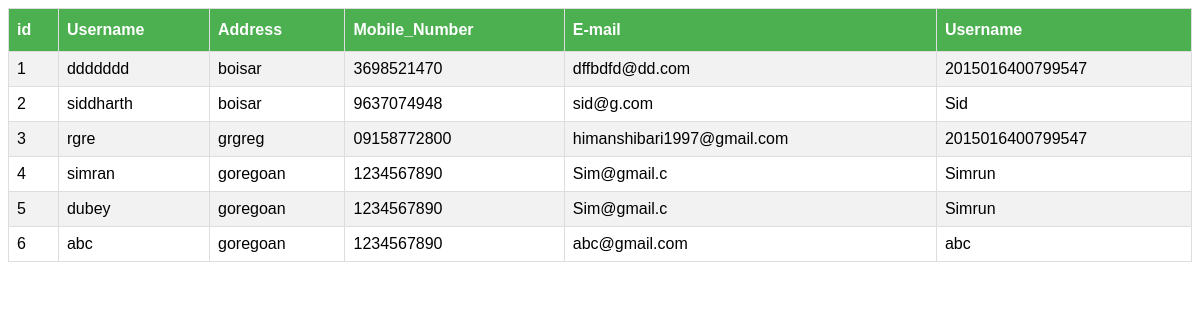
Page /php/menbers.php on the committed database.
### tables this page shows
CREATE TABLE `registration` (
  `ID` int(11) NOT NULL,
  `Name` varchar(100) NOT NULL,
  `Address` varchar(100) NOT NULL,
  `MobileNo` varchar(100) NOT NULL,
  `Email_ID` varchar(100) NOT NULL,
  `UserName` varchar(100) NOT NULL,
  `Password` varchar(100) NOT NULL,
  `R_Password` varchar(100) NOT NULL,
  `role` varchar(100) NOT NULL
);

### php/menbers.php (the view, shortened to what this page needs)
<html>
    <head>
    </head>
    <body>
<?php
$link = mysqli_connect("localhost", "root", "", "cancercare");
$sql = "SELECT * FROM registration";
if($result = mysqli_query($link, $sql)){
    if(mysqli_num_rows($result) > 0){
        echo "<table id='customers'>";
            echo "<tr>";
                echo "<th>id</th>";
                echo "<th>Username</th>";
                echo "<th>Address</th>";
                echo "<th>Mobile_Number</th>";
                echo "<th>E-mail</th>";
                echo "<th>Username</th>";
            echo "</tr>";
        while($row = mysqli_fetch_array($result)){
            echo "<tr>";
                echo "<td>" . $row['ID'] . "</td>";
                echo "<td>" . $row['Name'] . "</td>";
                echo "<td>" . $row['Address'] . "</td>";
                echo "<td>" . $row['MobileNo'] . "</td>";
                echo "<td>" . $row['Email_ID'] . "</td>";
                echo "<td>" . $row['UserName'] . "</td>";
            echo "</tr>";
        }
        echo "</table>";
    } else{
        echo "No records matching your query were found.";
    }
} else{
    echo "ERROR: Could not able to execute $sql. " . mysqli_error($link);
}
?>
</body>
</html>

### php/menbers.php (style rules this page uses)
#customers { font-family: "Trebuchet MS", Arial, Helvetica, sans-serif; border-collapse: collapse; width: 100%; }
#customers td, #customers th { border: 1px solid #ddd; padding: 8px; }
#customers tr:nth-child(even) { background-color: #f2f2f2; }
#customers th { padding-top: 12px; padding-bottom: 12px; text-align: left; background-color: #4CAF50; color: white; }

### rows in the picture
registration: ID "1", Name "ddddddd", Address "boisar", MobileNo "3698521470", Email_ID "dffbdfd@dd.com", UserName "2015016400799547"
registration: ID "2", Name "siddharth", Address "boisar", MobileNo "9637074948", Email_ID "sid@g.com", UserName "Sid"
registration: ID "3", Name "rgre", Address "grgreg", MobileNo "09158772800", Email_ID "himanshibari1997@gmail.com", UserName "2015016400799547"
registration: ID "4", Name "simran", Address "goregoan", MobileNo "1234567890", Email_ID "Sim@gmail.c", UserName "Simrun"
registration: ID "5", Name "dubey", Address "goregoan", MobileNo "1234567890", Email_ID "Sim@gmail.c", UserName "Simrun"
registration: ID "6", Name "abc", Address "goregoan", MobileNo "1234567890", Email_ID "abc@gmail.com", UserName "abc"
